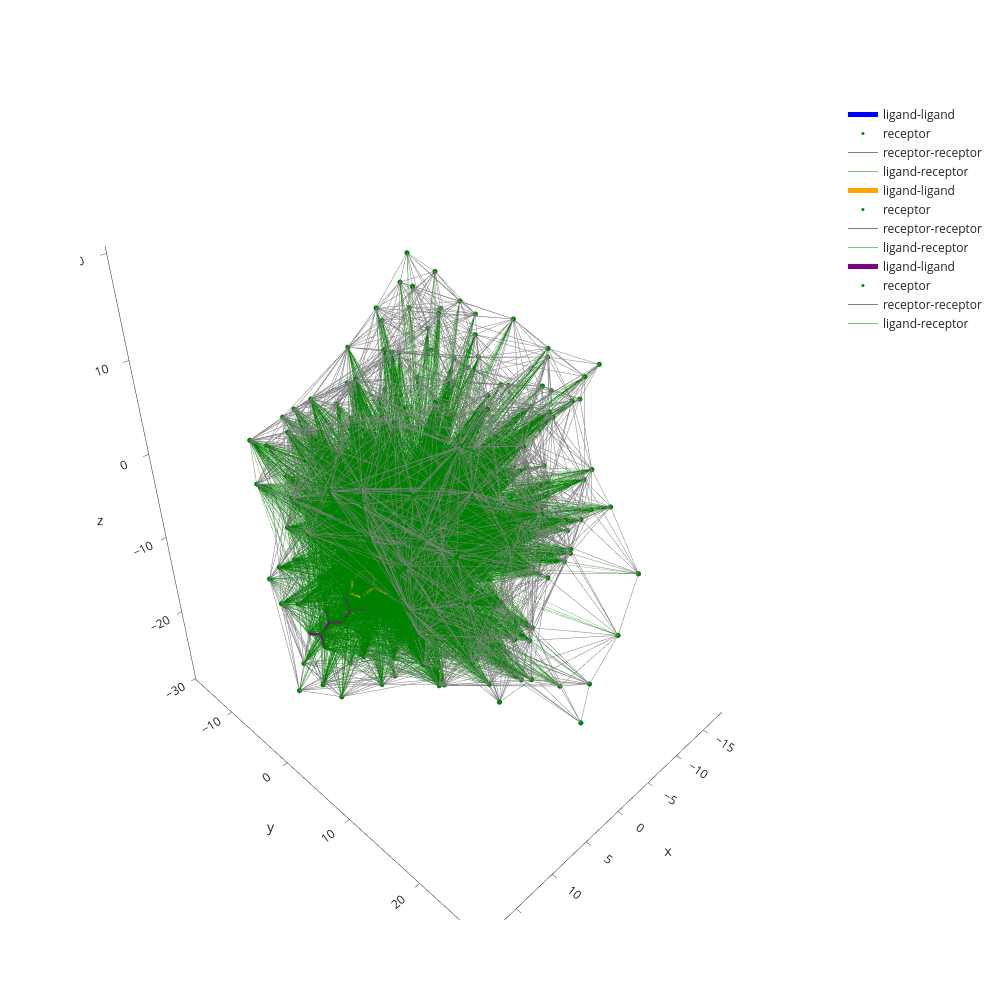

The cell this chart's notebook holds for it:
### Code cell
make_support_fig(support_mols)

### Figure 1 — Plotly figure (JSON) as saved in the notebook; plotly's stock layout.template omitted (floating-point values rounded to 4 significant figures; data arrays with more than 128 entries replaced by an {"elided": "..."} marker saying what was removed)
{"data": [{"line": {"color": "blue", "width": 5}, "mode": "lines", "name": "ligand-ligand", "type": "scatter3d", "x": {"elided": "150 float values"}, "y": {"elided": "150 float values"}, "z": {"elided": "150 float values"}}, {"marker": {"color": "green", "size": 3, "symbol": "circle"}, "mode": "markers", "name": "receptor", "type": "scatter3d", "x": {"elided": "228 float values"}, "y": {"elided": "228 float values"}, "z": {"elided": "228 float values"}}, {"line": {"color": "grey", "width": 1}, "mode": "lines", "name": "receptor-receptor", "type": "scatter3d", "x": {"elided": "13599 float values"}, "y": {"elided": "13599 float values"}, "z": {"elided": "13599 float values"}}, {"line": {"color": "green", "width": 0.5}, "mode": "lines", "name": "ligand-receptor", "type": "scatter3d", "x": {"elided": "10731 float values"}, "y": {"elided": "10731 float values"}, "z": {"elided": "10731 float values"}}, {"line": {"color": "orange", "width": 5}, "mode": "lines", "name": "ligand-ligand", "type": "scatter3d", "x": {"elided": "150 float values"}, "y": {"elided": "150 float values"}, "z": {"elided": "150 float values"}}, {"marker": {"color": "green", "size": 3, "symbol": "circle"}, "mode": "markers", "name": "receptor", "type": "scatter3d", "x": {"elided": "229 float values"}, "y": {"elided": "229 float values"}, "z": {"elided": "229 float values"}}, {"line": {"color": "grey", "width": 1}, "mode": "lines", "name": "receptor-receptor", "type": "scatter3d", "x": {"elided": "13635 float values"}, "y": {"elided": "13635 float values"}, "z": {"elided": "13635 float values"}}, {"line": {"color": "green", "width": 0.5}, "mode": "lines", "name": "ligand-receptor", "type": "scatter3d", "x": {"elided": "10743 float values"}, "y": {"elided": "10743 float values"}, "z": {"elided": "10743 float values"}}, {"line": {"color": "purple", "width": 5}, "mode": "lines", "name": "ligand-ligand", "type": "scatter3d", "x": {"elided": "168 float values"}, "y": {"elided": "168 float values"}, "z": {"elided": "168 float values"}}, {"marker": {"color": "green", "size": 3, "symbol": "circle"}, "mode": "markers", "name": "receptor", "type": "scatter3d", "x": {"elided": "198 float values"}, "y": {"elided": "198 float values"}, "z": {"elided": "198 float values"}}, {"line": {"color": "grey", "width": 1}, "mode": "lines", "name": "receptor-receptor", "type": "scatter3d", "x": {"elided": "11694 float values"}, "y": {"elided": "11694 float values"}, "z": {"elided": "11694 float values"}}, {"line": {"color": "green", "width": 0.5}, "mode": "lines", "name": "ligand-receptor", "type": "scatter3d", "x": {"elided": "10398 float values"}, "y": {"elided": "10398 float values"}, "z": {"elided": "10398 float values"}}], "layout": {"height": 1000, "width": 1000}}
